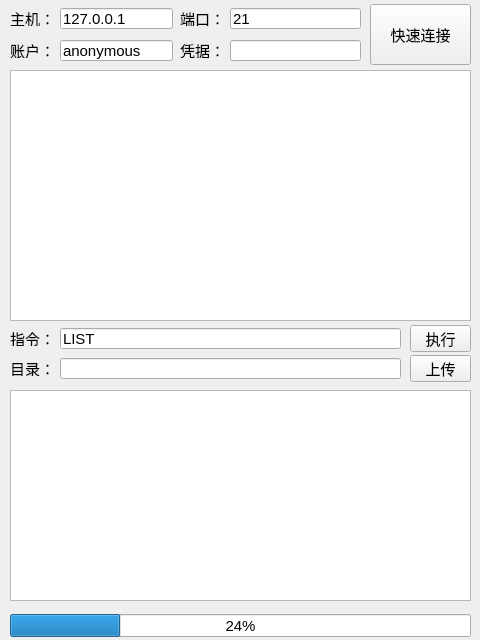
<?xml version="1.0" encoding="UTF-8"?>
<ui version="4.0">
 <class>MainWindow</class>
 <widget class="QMainWindow" name="MainWindow">
  <property name="windowModality">
   <enum>Qt::NonModal</enum>
  </property>
  <property name="geometry">
   <rect>
    <x>0</x>
    <y>0</y>
    <width>480</width>
    <height>640</height>
   </rect>
  </property>
  <property name="minimumSize">
   <size>
    <width>480</width>
    <height>640</height>
   </size>
  </property>
  <property name="maximumSize">
   <size>
    <width>480</width>
    <height>640</height>
   </size>
  </property>
  <property name="font">
   <font>
    <pointsize>11</pointsize>
   </font>
  </property>
  <property name="contextMenuPolicy">
   <enum>Qt::DefaultContextMenu</enum>
  </property>
  <property name="windowTitle">
   <string>FriendlyYoungZero FTP Client</string>
  </property>
  <widget class="QWidget" name="centralwidget">
   <widget class="QLabel" name="label_host">
    <property name="geometry">
     <rect>
      <x>10</x>
      <y>10</y>
      <width>54</width>
      <height>16</height>
     </rect>
    </property>
    <property name="text">
     <string>主机：</string>
    </property>
   </widget>
   <widget class="QLineEdit" name="input_host">
    <property name="geometry">
     <rect>
      <x>60</x>
      <y>8</y>
      <width>113</width>
      <height>21</height>
     </rect>
    </property>
    <property name="text">
     <string>127.0.0.1</string>
    </property>
   </widget>
   <widget class="QLineEdit" name="input_port">
    <property name="geometry">
     <rect>
      <x>230</x>
      <y>8</y>
      <width>131</width>
      <height>21</height>
     </rect>
    </property>
    <property name="text">
     <string>21</string>
    </property>
   </widget>
   <widget class="QLabel" name="label_port">
    <property name="geometry">
     <rect>
      <x>180</x>
      <y>10</y>
      <width>54</width>
      <height>16</height>
     </rect>
    </property>
    <property name="text">
     <string>端口：</string>
    </property>
   </widget>
   <widget class="QPushButton" name="button_fastconnect">
    <property name="geometry">
     <rect>
      <x>370</x>
      <y>4</y>
      <width>101</width>
      <height>61</height>
     </rect>
    </property>
    <property name="text">
     <string>快速连接</string>
    </property>
   </widget>
   <widget class="QLineEdit" name="input_username">
    <property name="geometry">
     <rect>
      <x>60</x>
      <y>40</y>
      <width>113</width>
      <height>21</height>
     </rect>
    </property>
    <property name="text">
     <string>anonymous</string>
    </property>
   </widget>
   <widget class="QLabel" name="label_password">
    <property name="geometry">
     <rect>
      <x>180</x>
      <y>42</y>
      <width>54</width>
      <height>16</height>
     </rect>
    </property>
    <property name="text">
     <string>凭据：</string>
    </property>
   </widget>
   <widget class="QLabel" name="label_username">
    <property name="geometry">
     <rect>
      <x>10</x>
      <y>42</y>
      <width>54</width>
      <height>16</height>
     </rect>
    </property>
    <property name="text">
     <string>账户：</string>
    </property>
   </widget>
   <widget class="QLineEdit" name="input_password">
    <property name="geometry">
     <rect>
      <x>230</x>
      <y>40</y>
      <width>131</width>
      <height>21</height>
     </rect>
    </property>
    <property name="text">
     <string/>
    </property>
   </widget>
   <widget class="QTextBrowser" name="textBrowser">
    <property name="geometry">
     <rect>
      <x>10</x>
      <y>70</y>
      <width>461</width>
      <height>251</height>
     </rect>
    </property>
    <property name="font">
     <font>
      <family>Consolas</family>
      <pointsize>11</pointsize>
     </font>
    </property>
   </widget>
   <widget class="QLineEdit" name="input_command">
    <property name="geometry">
     <rect>
      <x>60</x>
      <y>328</y>
      <width>341</width>
      <height>21</height>
     </rect>
    </property>
    <property name="text">
     <string>LIST</string>
    </property>
   </widget>
   <widget class="QLabel" name="label_command">
    <property name="geometry">
     <rect>
      <x>10</x>
      <y>330</y>
      <width>54</width>
      <height>16</height>
     </rect>
    </property>
    <property name="text">
     <string>指令：</string>
    </property>
   </widget>
   <widget class="QPushButton" name="button_exec_cmd">
    <property name="geometry">
     <rect>
      <x>410</x>
      <y>325</y>
      <width>61</width>
      <height>27</height>
     </rect>
    </property>
    <property name="text">
     <string>执行</string>
    </property>
   </widget>
   <widget class="QPushButton" name="button_upload">
    <property name="geometry">
     <rect>
      <x>410</x>
      <y>355</y>
      <width>61</width>
      <height>27</height>
     </rect>
    </property>
    <property name="text">
     <string>上传</string>
    </property>
   </widget>
   <widget class="QLineEdit" name="input_directory">
    <property name="geometry">
     <rect>
      <x>60</x>
      <y>358</y>
      <width>341</width>
      <height>21</height>
     </rect>
    </property>
    <property name="text">
     <string/>
    </property>
   </widget>
   <widget class="QLabel" name="label_directory">
    <property name="geometry">
     <rect>
      <x>10</x>
      <y>360</y>
      <width>54</width>
      <height>16</height>
     </rect>
    </property>
    <property name="text">
     <string>目录：</string>
    </property>
   </widget>
   <widget class="QProgressBar" name="progressBar">
    <property name="geometry">
     <rect>
      <x>10</x>
      <y>614</y>
      <width>461</width>
      <height>23</height>
     </rect>
    </property>
    <property name="value">
     <number>24</number>
    </property>
   </widget>
   <widget class="QTableWidget" name="table_file">
    <property name="geometry">
     <rect>
      <x>10</x>
      <y>390</y>
      <width>461</width>
      <height>211</height>
     </rect>
    </property>
   </widget>
  </widget>
 </widget>
 <resources/>
 <connections/>
</ui>
